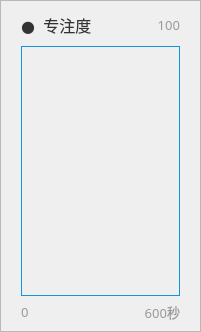
            <widget class="QFrame" name="concentration_area_chart">
             <property name="minimumSize">
              <size>
               <width>0</width>
               <height>0</height>
              </size>
             </property>
             <property name="styleSheet">
              <string notr="true">QFrame#concentration_area_chart {
	background-color: #ffffff;
}</string>
             </property>
             <property name="frameShape">
              <enum>QFrame::StyledPanel</enum>
             </property>
             <property name="frameShadow">
              <enum>QFrame::Raised</enum>
             </property>
             <layout class="QGridLayout" name="gridLayout_11">
              <property name="leftMargin">
               <number>20</number>
              </property>
              <property name="topMargin">
               <number>9</number>
              </property>
              <property name="rightMargin">
               <number>20</number>
              </property>
              <property name="bottomMargin">
               <number>9</number>
              </property>
              <item row="0" column="2">
               <widget class="QLabel" name="label_12">
                <property name="font">
                 <font>
                  <family>微软雅黑</family>
                  <pointsize>10</pointsize>
                 </font>
                </property>
                <property name="styleSheet">
                 <string notr="true">color: #999999;
background: none;</string>
                </property>
                <property name="text">
                 <string>100</string>
                </property>
                <property name="scaledContents">
                 <bool>true</bool>
                </property>
                <property name="alignment">
                 <set>Qt::AlignRight|Qt::AlignTrailing|Qt::AlignVCenter</set>
                </property>
               </widget>
              </item>
              <item row="1" column="0" colspan="3">
               <widget class="QtCharts::QChartView" name="concentration_area_chart_widget" native="true">
                <property name="minimumSize">
                 <size>
                  <width>0</width>
                  <height>250</height>
                 </size>
                </property>
                <property name="maximumSize">
                 <size>
                  <width>16777215</width>
                  <height>250</height>
                 </size>
                </property>
                <property name="styleSheet">
                 <string notr="true">border: 1px solid #1296db;
background: none;</string>
                </property>
               </widget>
              </item>
              <item row="2" column="0">
               <widget class="QLabel" name="label_13">
                <property name="minimumSize">
                 <size>
                  <width>0</width>
                  <height>0</height>
                 </size>
                </property>
                <property name="maximumSize">
                 <size>
                  <width>16777215</width>
                  <height>16777215</height>
                 </size>
                </property>
                <property name="font">
                 <font>
                  <family>微软雅黑</family>
                  <pointsize>10</pointsize>
                 </font>
                </property>
                <property name="styleSheet">
                 <string notr="true">color: #999999;
background: none;</string>
                </property>
                <property name="text">
                 <string>0</string>
                </property>
               </widget>
              </item>
              <item row="2" column="1">
               <spacer name="horizontalSpacer_7">
                <property name="orientation">
                 <enum>Qt::Horizontal</enum>
                </property>
                <property name="sizeHint" stdset="0">
                 <size>
                  <width>40</width>
                  <height>20</height>
                 </size>
                </property>
               </spacer>
              </item>
              <item row="2" column="2">
               <widget class="QLabel" name="label_14">
                <property name="minimumSize">
                 <size>
                  <width>0</width>
                  <height>0</height>
                 </size>
                </property>
                <property name="maximumSize">
                 <size>
                  <width>16777215</width>
                  <height>16777215</height>
                 </size>
                </property>
                <property name="font">
                 <font>
                  <family>微软雅黑</family>
                  <pointsize>10</pointsize>
                 </font>
                </property>
                <property name="styleSheet">
                 <string notr="true">color: #999999;
background: none;</string>
                </property>
                <property name="text">
                 <string>600秒</string>
                </property>
                <property name="alignment">
                 <set>Qt::AlignRight|Qt::AlignTrailing|Qt::AlignVCenter</set>
                </property>
               </widget>
              </item>
              <item row="0" column="0">
               <widget class="QLabel" name="label_11">
                <property name="minimumSize">
                 <size>
                  <width>0</width>
                  <height>30</height>
                 </size>
                </property>
                <property name="maximumSize">
                 <size>
                  <width>16777215</width>
                  <height>30</height>
                 </size>
                </property>
                <property name="font">
                 <font>
                  <family>微软雅黑</family>
                  <pointsize>12</pointsize>
                 </font>
                </property>
                <property name="styleSheet">
                 <string notr="true">color: #333333;
background: none;</string>
                </property>
                <property name="text">
                 <string>●  专注度</string>
                </property>
                <property name="scaledContents">
                 <bool>true</bool>
                </property>
               </widget>
              </item>
             </layout>
            </widget>
